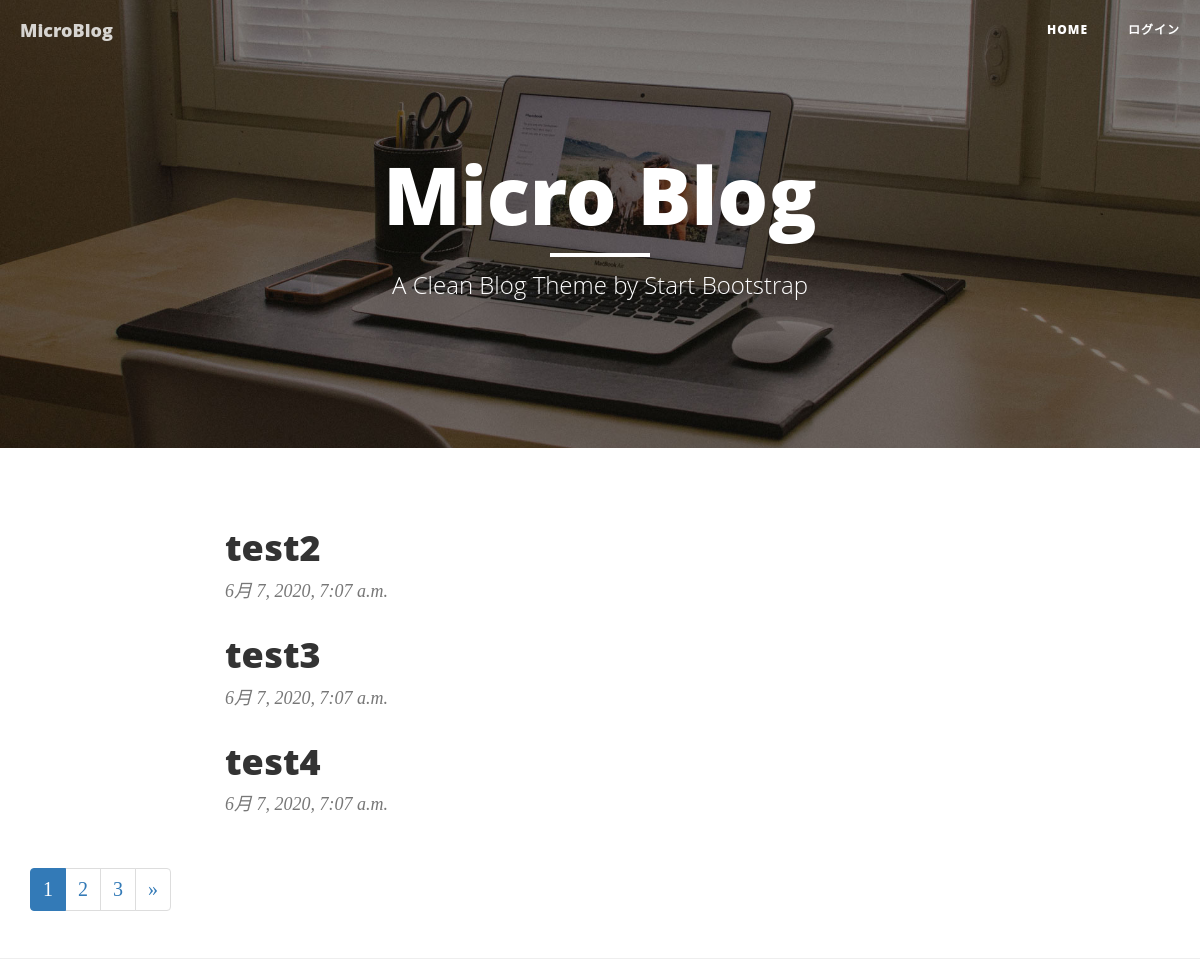
The page / on the database its author committed.
### blog/models.py (models this page shows)
class Blog(models.Model):
  content = models.CharField(max_length=140)
  posted_date = models.DateTimeField(auto_now_add=True)

### blog/views.py (the view)
# urls.py: path('', BlogListView.as_view(), name="index"),   # トップページ
class BlogListView(ListView):  # BlogListViewクラスを定義し、ListViewを継承
  model = Blog   # BlogListViewクラスとBlogモデルを関連付ける
  context_object_name = "blogs"
  paginate_by = 3

### blog/templates/blog/blog_list.html (shortened to what this page needs)
{% extends "base.html" %}
{% block body %}
  <div class="row">
    <div class="col-lg-8 col-lg-offset-2 col-md-10 col-md-offset-1">
      {% for blog in blogs %}
        <div class="post-preview">
          <a href="{% url 'detail' blog.id %}">
            <h2 class="post-title">
              {{ blog.content }}
            </h2>
          </a>
          <p class="post-meta">{{ blog.posted_date }}</p>
        </div>
      {% endfor %}
    </div>
  </div>
  <nav aria-label="Page navigation">
      <ul class="pagination">
        {% for page in paginator.page_range %}
          <li{% if page == page_obj.number %} class="active"{% endif %}><a href="?page={{ page }}">{{ page }}</a></li>
        {% endfor %}
        {% if page_obj.has_next %}
          <li>
            <a href="?page={{ page_obj.next_page_number }}" aria-label="Next">
              <span aria-hidden="true">&raquo;</span>
            </a>
          </li>
        {% endif %}
      </ul>
  </nav>
{% endblock %}

### rows shown on the page
Blog: content "test2", posted_date "6月 7, 2020, 7:07 a.m."
Blog: content "test3", posted_date "6月 7, 2020, 7:07 a.m."
Blog: content "test4", posted_date "6月 7, 2020, 7:07 a.m."

### other values the page prints
{{ page }} "1" "2" "3"
